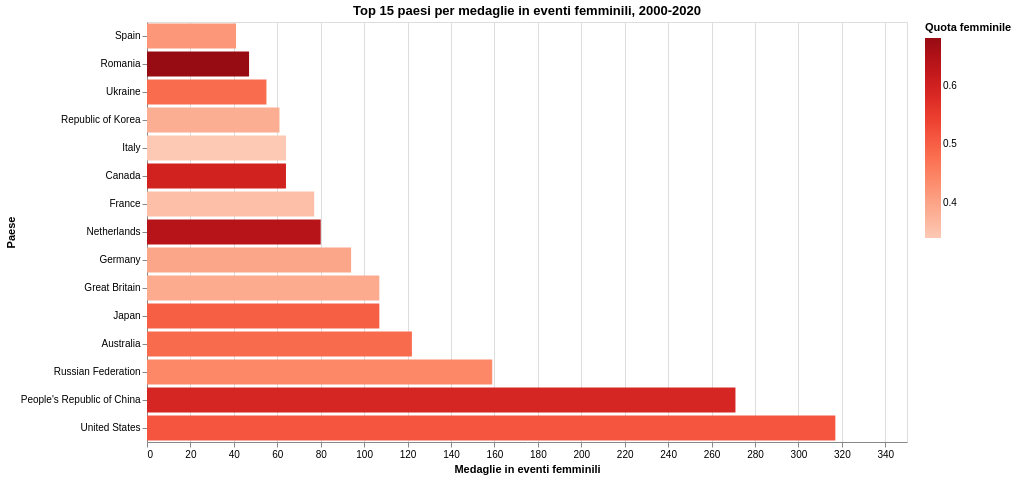

The cell this chart's notebook holds for it:
### Markdown cell above
## 5. Quali paesi vincono piu' medaglie femminili nel periodo recente?

Qui restringo l'attenzione dal 2000 in poi: e' il periodo piu' vicino al contesto contemporaneo e riduce il peso delle edizioni storiche in cui il programma femminile era piu' limitato.

### Code cell
recent = panel.loc[panel["year"] >= 2000].copy()

country_recent = (
    recent.groupby(["country_noc", "country"], as_index=False)
    .agg(
        female_medals=("female_medals", "sum"),
        male_medals=("male_medals", "sum"),
        mixed_other_medals=("mixed_other_medals", "sum"),
        total_medals=("total_medals", "sum"),
        female_athletes=("female_athletes", "sum"),
        male_athletes=("male_athletes", "sum"),
        total_athletes=("total_athletes", "sum"),
    )
)
country_recent["female_medal_share"] = np.where(
    (country_recent["female_medals"] + country_recent["male_medals"]) > 0,
    country_recent["female_medals"]
    / (country_recent["female_medals"] + country_recent["male_medals"]),
    np.nan,
)
country_recent["female_athlete_share"] = np.where(
    country_recent["total_athletes"] > 0,
    country_recent["female_athletes"] / country_recent["total_athletes"],
    np.nan,
)
country_recent["female_success_index"] = (
    country_recent["female_medal_share"] / country_recent["female_athlete_share"]
)

top_female = country_recent.nlargest(15, "female_medals").sort_values("female_medals")

bar_chart = (
    alt.Chart(top_female)
    .mark_bar()
    .encode(
        x=alt.X("female_medals:Q", title="Medaglie in eventi femminili"),
        y=alt.Y("country:N", sort="x", title="Paese"),
        color=alt.Color("female_medal_share:Q", title="Quota femminile", scale=alt.Scale(scheme="reds")),
        tooltip=[
            alt.Tooltip("country:N", title="Paese"),
            alt.Tooltip("female_medals:Q", title="Medaglie femminili", format=",.0f"),
            alt.Tooltip("total_medals:Q", title="Medaglie totali", format=",.0f"),
            alt.Tooltip("female_medal_share:Q", title="Quota femminile", format=".1%"),
        ],
    )
    .properties(
        width=760,
        height=420,
        title="Top 15 paesi per medaglie in eventi femminili, 2000-2020",
    )
)

bar_chart

### Figure 1 — Vega-Lite specification as saved in the notebook (floating-point values rounded to 4 significant figures)
{"config": {"view": {"continuousWidth": 300, "continuousHeight": 300}}, "data": {"name": "data-e86d989eaa408fc023aa28e11d0315c6"}, "mark": {"type": "bar"}, "encoding": {"color": {"field": "female_medal_share", "scale": {"scheme": "reds"}, "title": "Quota femminile", "type": "quantitative"}, "tooltip": [{"field": "country", "title": "Paese", "type": "nominal"}, {"field": "female_medals", "format": ",.0f", "title": "Medaglie femminili", "type": "quantitative"}, {"field": "total_medals", "format": ",.0f", "title": "Medaglie totali", "type": "quantitative"}, {"field": "female_medal_share", "format": ".1%", "title": "Quota femminile", "type": "quantitative"}], "x": {"field": "female_medals", "title": "Medaglie in eventi femminili", "type": "quantitative"}, "y": {"field": "country", "sort": "x", "title": "Paese", "type": "nominal"}}, "height": 420, "title": "Top 15 paesi per medaglie in eventi femminili, 2000-2020", "width": 760, "$schema": "https://vega.github.io/schema/vega-lite/v6.4.1.json", "datasets": {"data-e86d989eaa408fc023aa28e11d0315c6": [{"country_noc": "ESP", "country": "Spain", "female_medals": 41.0, "male_medals": 57.0, "mixed_other_medals": 6.0, "total_medals": 104.0, "female_athletes": 766, "male_athletes": 1100, "total_athletes": 1866, "female_medal_share": 0.4184, "female_athlete_share": 0.4105, "female_success_index": 1.019}, {"country_noc": "ROU", "country": "Romania", "female_medals": 47.0, "male_medals": 22.0, "mixed_other_medals": 0.0, "total_medals": 69.0, "female_athletes": 352, "male_athletes": 311, "total_athletes": 663, "female_medal_share": 0.6812, "female_athlete_share": 0.5309, "female_success_index": 1.283}, {"country_noc": "UKR", "country": "Ukraine", "female_medals": 55.0, "male_medals": 59.0, "mixed_other_medals": 2.0, "total_medals": 116.0, "female_athletes": 649, "male_athletes": 663, "total_athletes": 1312, "female_medal_share": 0.4825, "female_athlete_share": 0.4947, "female_success_index": 0.9753}, {"country_noc": "KOR", "country": "Republic of Korea", "female_medals": 61.0, "male_medals": 98.0, "mixed_other_medals": 2.0, "total_medals": 161.0, "female_athletes": 666, "male_athletes": 880, "total_athletes": 1546, "female_medal_share": 0.3836, "female_athlete_share": 0.4308, "female_success_index": 0.8906}, {"country_noc": "ITA", "country": "Italy", "female_medals": 64.0, "male_medals": 124.0, "mixed_other_medals": 1.0, "total_medals": 189.0, "female_athletes": 834, "male_athletes": 1216, "total_athletes": 2050, "female_medal_share": 0.3404, "female_athlete_share": 0.4068, "female_success_index": 0.8368}, {"country_noc": "CAN", "country": "Canada", "female_medals": 64.0, "male_medals": 43.0, "mixed_other_medals": 3.0, "total_medals": 110.0, "female_athletes": 1006, "male_athletes": 872, "total_athletes": 1878, "female_medal_share": 0.5981, "female_athlete_share": 0.5357, "female_success_index": 1.117}, {"country_noc": "FRA", "country": "France", "female_medals": 77.0, "male_medals": 139.0, "mixed_other_medals": 8.0, "total_medals": 224.0, "female_athletes": 859, "male_athletes": 1233, "total_athletes": 2092, "female_medal_share": 0.3565, "female_athlete_share": 0.4106, "female_success_index": 0.8682}, {"country_noc": "NED", "country": "Netherlands", "female_medals": 80.0, "male_medals": 45.0, "mixed_other_medals": 13.0, "total_medals": 138.0, "female_athletes": 646, "male_athletes": 752, "total_athletes": 1398, "female_medal_share": 0.64, "female_athlete_share": 0.4621, "female_success_index": 1.385}, {"country_noc": "GER", "country": "Germany", "female_medals": 94.0, "male_medals": 143.0, "mixed_other_medals": 32.0, "total_medals": 269.0, "female_athletes": 1114, "male_athletes": 1431, "total_athletes": 2545, "female_medal_share": 0.3966, "female_athlete_share": 0.4377, "female_success_index": 0.9061}, {"country_noc": "GBR", "country": "Great Britain", "female_medals": 107.0, "male_medals": 168.0, "mixed_other_medals": 30.0, "total_medals": 305.0, "female_athletes": 1016, "male_athletes": 1183, "total_athletes": 2199, "female_medal_share": 0.3891, "female_athlete_share": 0.462, "female_success_index": 0.8421}, {"country_noc": "JPN", "country": "Japan", "female_medals": 107.0, "male_medals": 107.0, "mixed_other_medals": 3.0, "total_medals": 217.0, "female_athletes": 1076, "male_athletes": 1121, "total_athletes": 2197, "female_medal_share": 0.5, "female_athlete_share": 0.4898, "female_success_index": 1.021}, {"country_noc": "AUS", "country": "Australia", "female_medals": 122.0, "male_medals": 130.0, "mixed_other_medals": 12.0, "total_medals": 264.0, "female_athletes": 1362, "male_athletes": 1522, "total_athletes": 2884, "female_medal_share": 0.4841, "female_athlete_share": 0.4723, "female_success_index": 1.025}, {"country_noc": "RUS", "country": "Russian Federation", "female_medals": 159.0, "male_medals": 201.0, "mixed_other_medals": 0.0, "total_medals": 360.0, "female_athletes": 996, "male_athletes": 1076, "total_athletes": 2072, "female_medal_share": 0.4417, "female_athlete_share": 0.4807, "female_success_index": 0.9188}, {"country_noc": "CHN", "country": "People's Republic of China", "female_medals": 271.0, "male_medals": 189.0, "mixed_other_medals": 12.0, "total_medals": 472.0, "female_athletes": 1498, "male_athletes": 986, "total_athletes": 2484, "female_medal_share": 0.5891, "female_athlete_share": 0.6031, "female_success_index": 0.9769}, {"country_noc": "USA", "country": "United States", "female_medals": 317.0, "male_medals": 300.0, "mixed_other_medals": 27.0, "total_medals": 644.0, "female_athletes": 1727, "male_athletes": 1750, "total_athletes": 3477, "female_medal_share": 0.5138, "female_athlete_share": 0.4967, "female_success_index": 1.034}]}}
